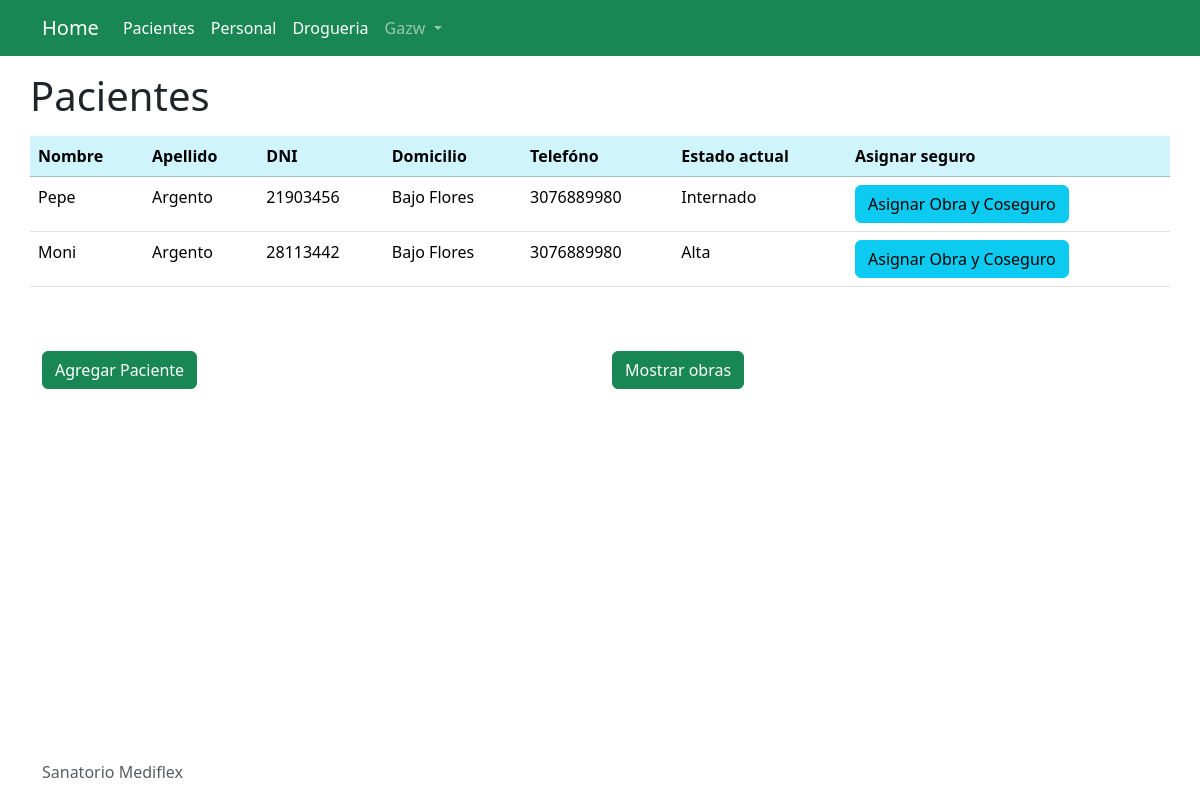
/gestion_internaciones/pacientes/ (signed in), run on an earlier commit of the app's database.
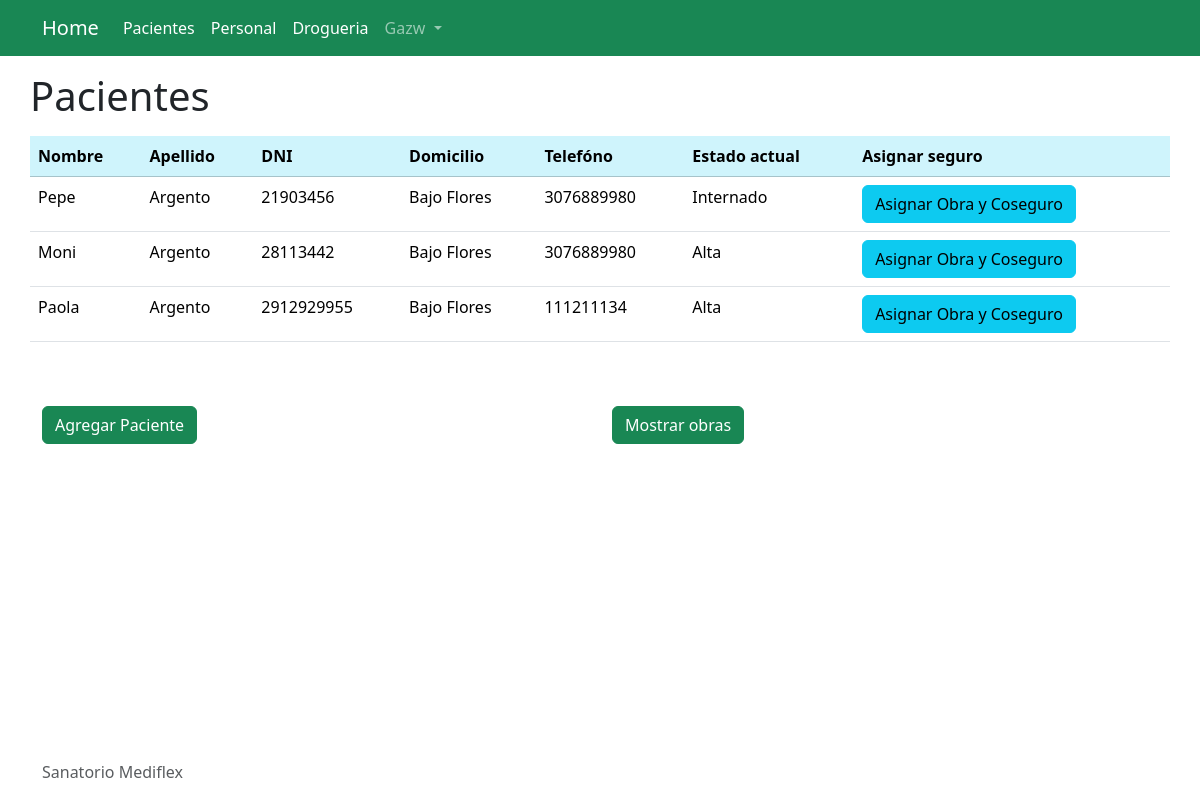
And on a later commit of the database.
### gestion_internaciones/models.py (models this page shows, shortened)
class Pacientes(models.Model):
    nombre_pac = models.CharField(max_length=30)
    apellido_pac = models.CharField(max_length=15)
    dni_pac = models.CharField(max_length=10)
    domicilio_pac = models.CharField(max_length=50)
    telefono_pac = models.CharField(max_length=12)
    estados_choices = [('1','Internado'),
    ('2', 'Alta'),
    ('3', 'Fallecido')]
    estado_pac = models.CharField(
        max_length=10,
        choices=estados_choices, default='Espera'
    )

### gestion_internaciones/views.py (the view)
# urls.py: path('pacientes/', views.listapacientes, name='listapacientes'),
@login_required
def listapacientes (request):
    pacientes = Pacientes.objects.all()
    context = {
        'pacientes': pacientes,
    }
    return render(request, 'pacientes.html', context)

### gestion_internaciones/templates/pacientes.html (shortened to what this page needs)
{% extends "base.html" %}
{% block content %}
<div class="mt-3">
    <h1 class="row justify-content-left">Pacientes</h1>
</div>
<div class="row justify-content-center mt-3">
    <table class="table">
            <tr class="table-info">
                <th>Nombre</th>
                <th>Apellido</th>
                <th>DNI</th>
                <th>Domicilio</th>
                <th>Telefóno</th>
                <th>Estado actual</th>
                <th>Asignar seguro</th>
            </tr>
            {% for i in pacientes %}
            <tr>
                <td>{{ i.nombre_pac }}</td>
                <td>{{ i.apellido_pac }}</td>
                <td>{{ i.dni_pac }}</td>
                <td>{{ i.domicilio_pac }}</td>
                <td>{{ i.telefono_pac }}</td>
                <td>{{ i.get_estado_pac_display }}</td>
                <td>
                    <a href="{% url 'asignarObra' i.id %}">
                    <button class="btn btn-info">Asignar Obra y Coseguro</button>
                </a>
            </td>
            </tr>
            {% endfor %}
    </table>
</div>
<div class="mt-5 row">
    <a href="{% url 'agregarpaciente' %}" class="col">
        <button class="btn btn-success">Agregar Paciente</button>
    </a>
    <a href="{% url 'obras' %}" class="col">
        <button class="btn btn-success">Mostrar obras</button>
    </a>
</div>
{% endblock %}

What changed in the data, as far as the page shows it:
added Pacientes: nombre_pac "Paola", apellido_pac "Argento", dni_pac "2912929955", domicilio_pac "Bajo Flores", telefono_pac "111211134", estado_pac "Alta"
